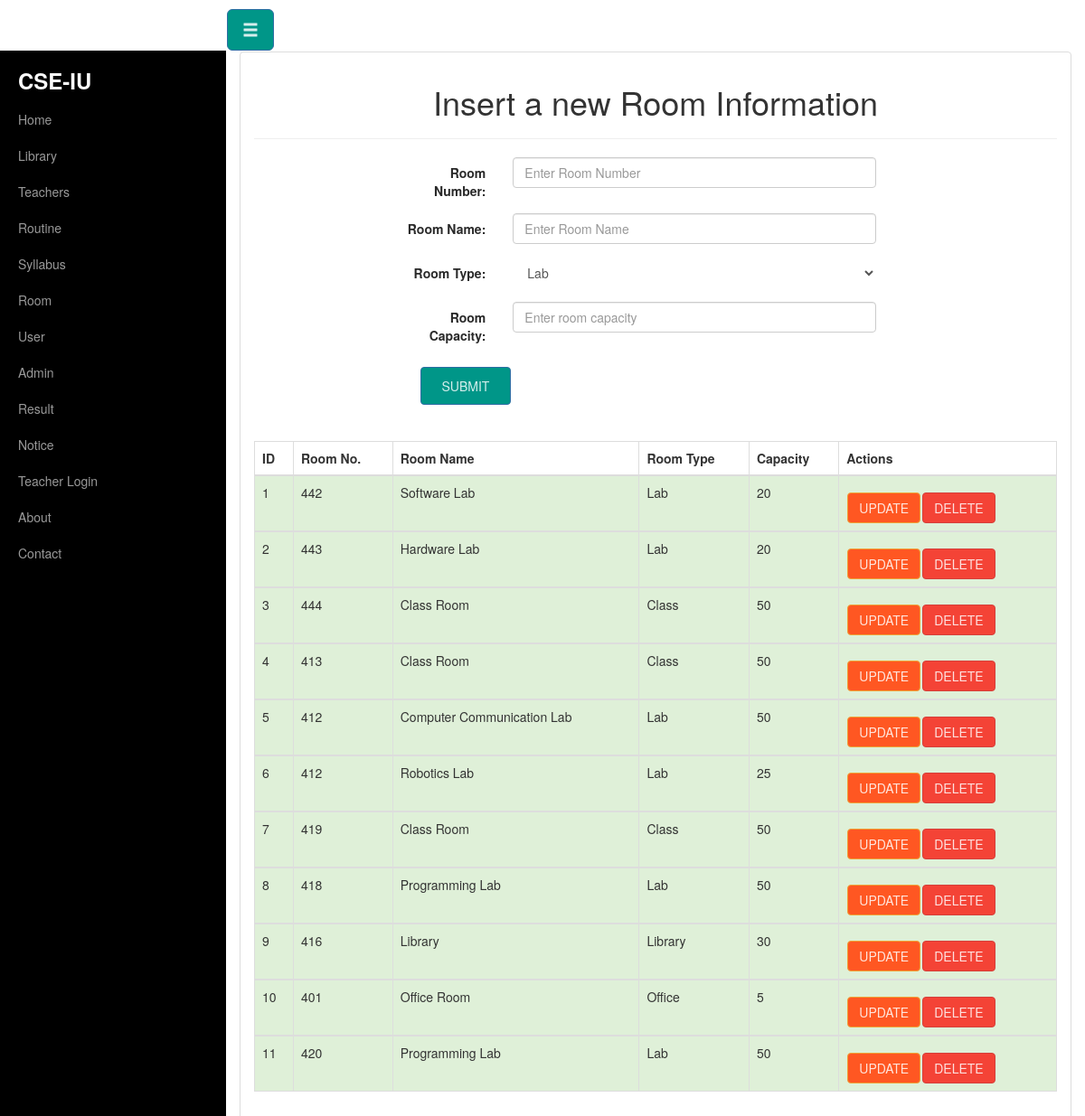
The page /room_insert.php on the database its author committed.
### tables this page shows
CREATE TABLE IF NOT EXISTS `room` (
  `room_id` int(11) NOT NULL AUTO_INCREMENT,
  `room_no` int(11) NOT NULL,
  `room_name` text NOT NULL,
  `room_type` text NOT NULL,
  `room_capacity` int(11) NOT NULL,
  PRIMARY KEY (`room_id`),
  KEY `room_no` (`room_no`),
  KEY `room_id` (`room_id`)
);

### room_insert.php (the view, shortened to what this page needs)
<?php include("header.php");?>
<?php include('db_con.php');?>
<div class="container-fluid">
    <div class="row" id="wrapper">
    <?php require_once'menubar.php';?>
    <div class="col-sm-12">
        <div class="panel panel-default">
        <div class="panel-body">
<center><h1>Insert a new Room Information</h1></center>
	<hr>
<div class="col-sm-10 col-sm-offset-2">
<form action="room_insert.php" method="post" class="form-horizontal" role="form">
            <div class="form-group">
                <label for="room_no" class="col-sm-2 control-label">Room Number:</label>
                <div class="col-sm-7">
                <input type="text" class="form-control" name="room_no" placeholder="Enter Room Number" >
                </div>
            </div>
			<div class="form-group">
                <label for="room_name" class="col-sm-2 control-label">Room Name:</label>
                <div class="col-sm-7">
                    <input type="text" class="form-control" name="room_name" placeholder="Enter Room Name">
                </div>
            </div>
            <div class="form-group">
                <label class="col-sm-2 control-label">Room Type:</label>
                <div class="col-sm-7">
                    <select class="form-control" name="room_type">
                        <option value="Lab">Lab</option>
                    </select>
                </div>
            </div>
            <div class="form-group">
                <label for="room_capacity" class="col-sm-2 control-label">Room Capacity:</label>
                <div class="col-sm-7">
                    <input type="text" class="form-control" name="room_capacity" placeholder="Enter room capacity">
                </div>
            </div>
            <input type="submit" name="submit" value="Submit" class="btn btn-primary" style="padding: 10px; width: 100px; left:20px;">
			<br>
				<br>
					<br>
 </form>
 </div>
	<?php
		$sql1 = "SELECT * FROM room";
		$result1 = mysqli_query($conn,$sql1);
				echo "<table class='table table-bordered'>";
                echo "<thead>";
                echo "<tr>";
                echo "<th>ID</th>";
                echo "<th>Room No.</th>";
                echo "<th>Room Name</th>";
                echo "<th>Room Type</th>";
                echo "<th>Capacity</th>";
				echo "<th>Actions</th>";
                echo "</tr>";
                echo "</thead>";
			while($row1=mysqli_fetch_array($result1)){
				echo "<tbody>";
                echo "<tr class='success'>";
                echo "<td>".$row1['room_id']."</td>";
                echo "<td>".$row1['room_no']."</td>";
                echo "<td>".$row1['room_name']."</td>";
                echo "<td>".$row1['room_type']."</td>";
                echo "<td>".$row1['room_capacity']."</td>";
                echo '<td><a href="update_room.php?id=' . $row1['room_id'] . '"><b class="btn btn-warning">Update</b></a>' ;
				echo '<a href="delete_room.php?id=' . $row1['room_id'] . '" onclick=\'return confirm("Are you sure you want to delete this record?")\'><b class="btn btn-danger">Delete</b></a></td>' ;
                echo "</tr>";
                echo "</tbody>";
			}
				echo "</table>";
	?>
 </div>
 </div>
 </div>
 </div>

### css/style.css (style rules this page uses)
* { box-sizing:border-box; }
#wrapper { padding-left: 0; -webkit-transition: all 0.5s ease; -moz-transition: all 0.5s ease; -o-transition: all 0.5s ease; transition: all 0.5s ease; }
@media (min-width:768px) { #wrapper { padding-left: 250px; } }

### rows shown on the page
room: room_id "1", room_no "442", room_name "Software Lab", room_type "Lab", room_capacity "20"
room: room_id "2", room_no "443", room_name "Hardware Lab", room_type "Lab", room_capacity "20"
room: room_id "3", room_no "444", room_name "Class Room", room_type "Class", room_capacity "50"
room: room_id "4", room_no "413", room_name "Class Room", room_type "Class", room_capacity "50"
room: room_id "5", room_no "412", room_name "Computer Communication Lab", room_type "Lab", room_capacity "50"
room: room_id "6", room_no "412", room_name "Robotics Lab", room_type "Lab", room_capacity "25"
room: room_id "7", room_no "419", room_name "Class Room", room_type "Class", room_capacity "50"
room: room_id "8", room_no "418", room_name "Programming Lab", room_type "Lab", room_capacity "50"
room: room_id "9", room_no "416", room_name "Library", room_type "Library", room_capacity "30"
room: room_id "10", room_no "401", room_name "Office Room", room_type "Office", room_capacity "5"
room: room_id "11", room_no "420", room_name "Programming Lab", room_type "Lab", room_capacity "50"
